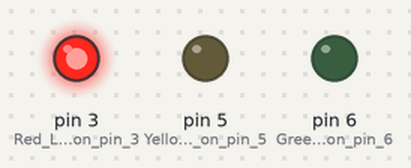
This sketch was run on a simulated Arduino Uno, built with avr-gcc and run on an emulated ATmega328P. On the bench: output pins drawn as LEDs (lit = HIGH).

Above: at 0.5 s.
At 2.5 s:
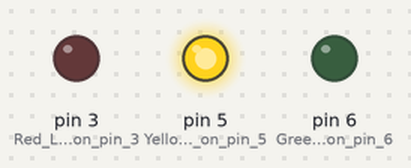
At 4.5 s:
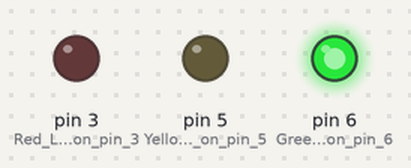
At 5.5 s:
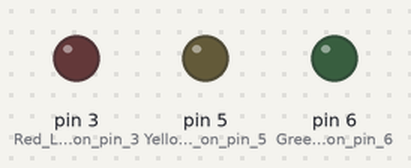
Timing chart, 0 to 7.8 s (numbered marks = the images above):
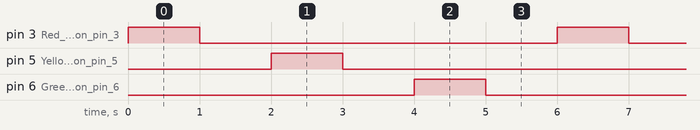

The sketch:

rgb_led_control.ino
```cpp
// This program blinks three LEDs in sequence: red, yellow, then green

void setup() {
  // Configure digital pins as outputs for LED control
  pinMode(3, OUTPUT);  // Red LED on pin 3
  pinMode(5, OUTPUT);  // Yellow LED on pin 5
  pinMode(6, OUTPUT);  // Green LED on pin 6
}

void loop() {
  // Turn on red LED for 1 second
  digitalWrite(3, HIGH);
  delay(1000);
  digitalWrite(3, LOW);
  delay(1000);

  // Turn on yellow LED for 1 second
  digitalWrite(5, HIGH);
  delay(1000);
  digitalWrite(5, LOW);
  delay(1000);

  // Turn on green LED for 1 second
  digitalWrite(6, HIGH);
  delay(1000);
  digitalWrite(6, LOW);
  delay(1000);

  // Loop repeats automatically, creating continuous sequence
}
```

Measured:
- by itself, pin 3 (Red_LED_on_pin_3), pin 5 (Yellow_LED_on_pin_5), pin 6 (Green_LED_on_pin_6): alternates HIGH for 1.0 s and LOW for 5.0 s
- by itself, everything shown: repeats every 6.0 s, in 6 steps
